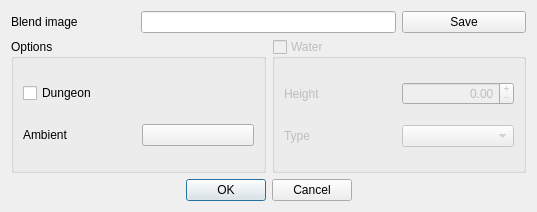
<?xml version="1.0" encoding="UTF-8"?>
<ui version="4.0">
 <class>Settings</class>
 <widget class="QDialog" name="Settings">
  <property name="geometry">
   <rect>
    <x>0</x>
    <y>0</y>
    <width>537</width>
    <height>212</height>
   </rect>
  </property>
  <property name="windowTitle">
   <string>Settings</string>
  </property>
  <property name="windowIcon">
   <iconset resource="icons/icons.qrc">
    <normaloff>:/icons/gtk-execute.png</normaloff>:/icons/gtk-execute.png</iconset>
  </property>
  <layout class="QGridLayout" name="gridLayout_2">
   <item row="0" column="0">
    <widget class="QLabel" name="label">
     <property name="text">
      <string>Blend image</string>
     </property>
    </widget>
   </item>
   <item row="0" column="1" colspan="2">
    <widget class="QLineEdit" name="blend_image">
     <property name="maxLength">
      <number>48</number>
     </property>
     <property name="readOnly">
      <bool>true</bool>
     </property>
    </widget>
   </item>
   <item row="0" column="3">
    <widget class="QPushButton" name="save">
     <property name="text">
      <string>Save</string>
     </property>
     <property name="icon">
      <iconset resource="icons/icons.qrc">
       <normaloff>:/icons/filesaveas.png</normaloff>:/icons/filesaveas.png</iconset>
     </property>
     <property name="iconSize">
      <size>
       <width>19</width>
       <height>19</height>
      </size>
     </property>
    </widget>
   </item>
   <item row="1" column="0" colspan="2">
    <widget class="QGroupBox" name="groupBox_2">
     <property name="title">
      <string>Options</string>
     </property>
     <layout class="QGridLayout" name="gridLayout_3">
      <item row="0" column="0" colspan="2">
       <widget class="QCheckBox" name="dungeon">
        <property name="text">
         <string>Dungeon</string>
        </property>
       </widget>
      </item>
      <item row="1" column="0">
       <widget class="QLabel" name="label_4">
        <property name="text">
         <string>Ambient</string>
        </property>
       </widget>
      </item>
      <item row="1" column="1">
       <widget class="QPushButton" name="ambient">
        <property name="text">
         <string/>
        </property>
        <property name="iconSize">
         <size>
          <width>80</width>
          <height>15</height>
         </size>
        </property>
       </widget>
      </item>
     </layout>
    </widget>
   </item>
   <item row="1" column="2" colspan="2">
    <widget class="QGroupBox" name="water">
     <property name="enabled">
      <bool>false</bool>
     </property>
     <property name="title">
      <string>Water</string>
     </property>
     <property name="checkable">
      <bool>true</bool>
     </property>
     <property name="checked">
      <bool>false</bool>
     </property>
     <layout class="QGridLayout" name="gridLayout">
      <item row="0" column="0">
       <widget class="QLabel" name="label_2">
        <property name="text">
         <string>Height</string>
        </property>
       </widget>
      </item>
      <item row="0" column="1">
       <widget class="QDoubleSpinBox" name="water_height">
        <property name="alignment">
         <set>Qt::AlignRight|Qt::AlignTrailing|Qt::AlignVCenter</set>
        </property>
        <property name="buttonSymbols">
         <enum>QAbstractSpinBox::PlusMinus</enum>
        </property>
        <property name="maximum">
         <double>10.000000000000000</double>
        </property>
        <property name="singleStep">
         <double>0.100000000000000</double>
        </property>
       </widget>
      </item>
      <item row="1" column="0">
       <widget class="QLabel" name="label_3">
        <property name="text">
         <string>Type</string>
        </property>
       </widget>
      </item>
      <item row="1" column="1">
       <widget class="QComboBox" name="water_type"/>
      </item>
     </layout>
    </widget>
   </item>
   <item row="2" column="0" colspan="4">
    <widget class="QDialogButtonBox" name="buttonBox">
     <property name="orientation">
      <enum>Qt::Horizontal</enum>
     </property>
     <property name="standardButtons">
      <set>QDialogButtonBox::Cancel|QDialogButtonBox::Ok</set>
     </property>
     <property name="centerButtons">
      <bool>true</bool>
     </property>
    </widget>
   </item>
  </layout>
 </widget>
 <resources>
  <include location="icons/icons.qrc"/>
 </resources>
 <connections>
  <connection>
   <sender>buttonBox</sender>
   <signal>accepted()</signal>
   <receiver>Settings</receiver>
   <slot>accept()</slot>
   <hints>
    <hint type="sourcelabel">
     <x>248</x>
     <y>254</y>
    </hint>
    <hint type="destinationlabel">
     <x>157</x>
     <y>274</y>
    </hint>
   </hints>
  </connection>
  <connection>
   <sender>buttonBox</sender>
   <signal>rejected()</signal>
   <receiver>Settings</receiver>
   <slot>reject()</slot>
   <hints>
    <hint type="sourcelabel">
     <x>316</x>
     <y>260</y>
    </hint>
    <hint type="destinationlabel">
     <x>286</x>
     <y>274</y>
    </hint>
   </hints>
  </connection>
 </connections>
</ui>
